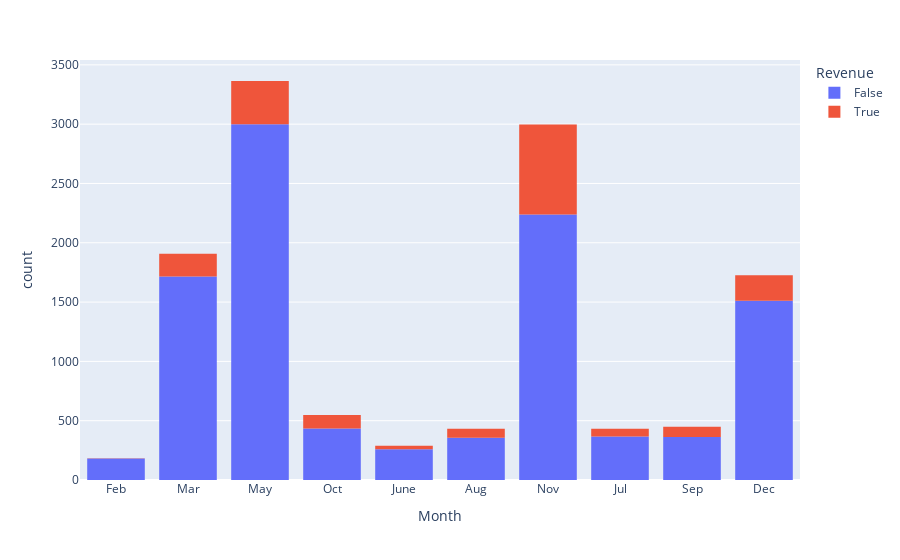
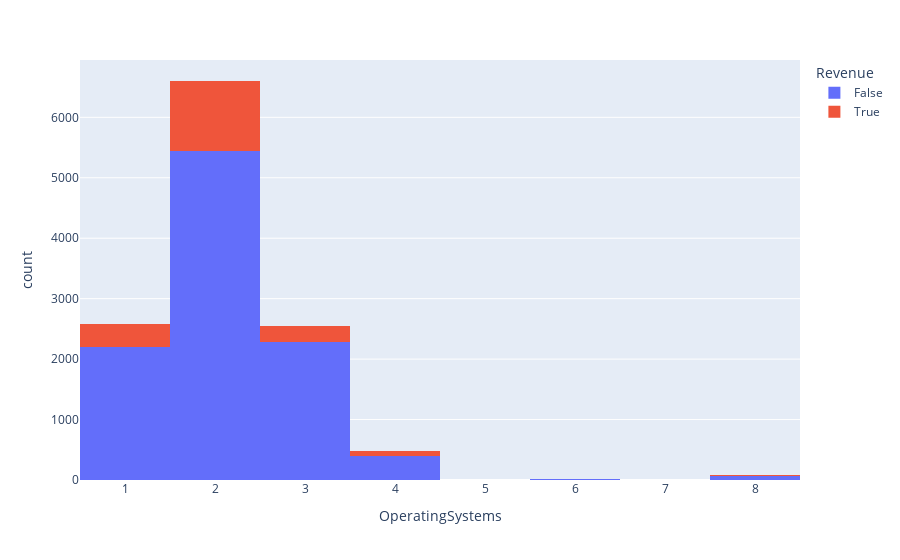
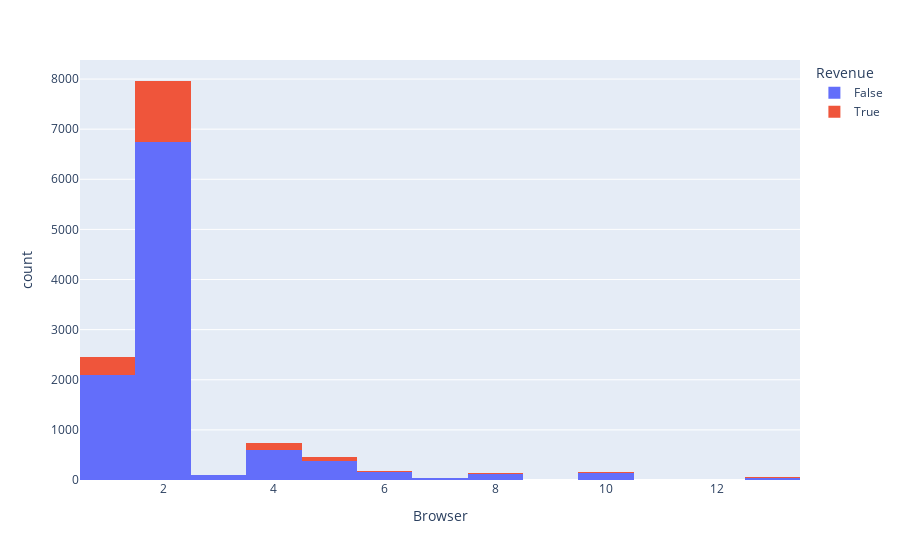
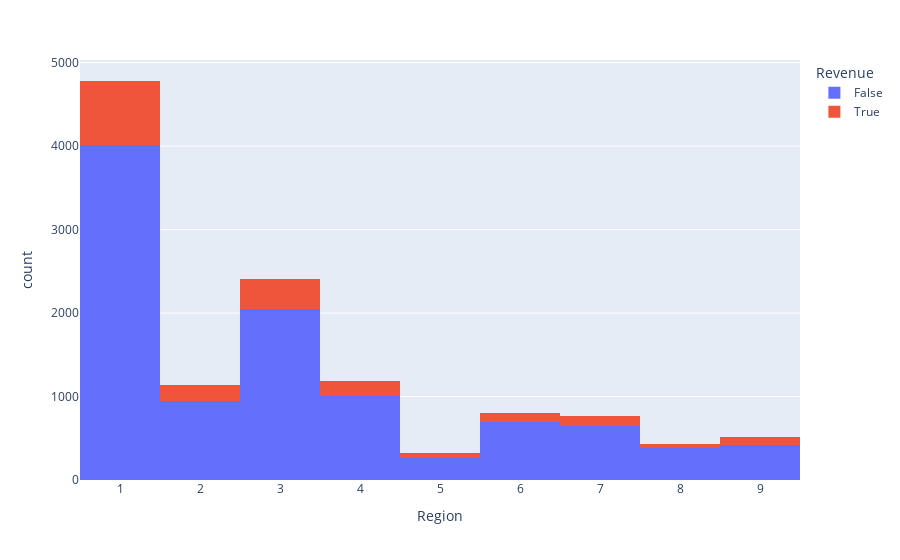

The cell these charts' notebook holds for them, in order:
### Markdown cell above
#### Visualizations

### Code cell
for each in categorical_feats:
    fig = px.histogram(df, x=each, color='Revenue')
    fig.show()

### Figure 1 — Plotly figure (JSON) as saved in the notebook; plotly's stock layout.template omitted (floating-point values rounded to 4 significant figures; data arrays with more than 128 entries replaced by an {"elided": "..."} marker saying what was removed)
{"data": [{"alignmentgroup": "True", "bingroup": "x", "hovertemplate": "Revenue=False<br>Month=%{x}<br>count=%{y}<extra></extra>", "legendgroup": "False", "marker": {"color": "#636efa"}, "name": "False", "offsetgroup": "False", "orientation": "v", "showlegend": true, "type": "histogram", "x": {"elided": "10422 str values"}, "xaxis": "x", "yaxis": "y"}, {"alignmentgroup": "True", "bingroup": "x", "hovertemplate": "Revenue=True<br>Month=%{x}<br>count=%{y}<extra></extra>", "legendgroup": "True", "marker": {"color": "#EF553B"}, "name": "True", "offsetgroup": "True", "orientation": "v", "showlegend": true, "type": "histogram", "x": {"elided": "1908 str values"}, "xaxis": "x", "yaxis": "y"}], "layout": {"barmode": "relative", "legend": {"title": {"text": "Revenue"}, "tracegroupgap": 0}, "margin": {"t": 60}, "xaxis": {"anchor": "y", "domain": [0, 1], "title": {"text": "Month"}}, "yaxis": {"anchor": "x", "domain": [0, 1], "title": {"text": "count"}}}}

### Figure 2 — Plotly figure (JSON) as saved in the notebook; plotly's stock layout.template omitted (floating-point values rounded to 4 significant figures; data arrays with more than 128 entries replaced by an {"elided": "..."} marker saying what was removed)
{"data": [{"alignmentgroup": "True", "bingroup": "x", "hovertemplate": "Revenue=False<br>OperatingSystems=%{x}<br>count=%{y}<extra></extra>", "legendgroup": "False", "marker": {"color": "#636efa"}, "name": "False", "offsetgroup": "False", "orientation": "v", "showlegend": true, "type": "histogram", "x": {"elided": "10422 int values"}, "xaxis": "x", "yaxis": "y"}, {"alignmentgroup": "True", "bingroup": "x", "hovertemplate": "Revenue=True<br>OperatingSystems=%{x}<br>count=%{y}<extra></extra>", "legendgroup": "True", "marker": {"color": "#EF553B"}, "name": "True", "offsetgroup": "True", "orientation": "v", "showlegend": true, "type": "histogram", "x": {"elided": "1908 int values"}, "xaxis": "x", "yaxis": "y"}], "layout": {"barmode": "relative", "legend": {"title": {"text": "Revenue"}, "tracegroupgap": 0}, "margin": {"t": 60}, "xaxis": {"anchor": "y", "domain": [0, 1], "title": {"text": "OperatingSystems"}}, "yaxis": {"anchor": "x", "domain": [0, 1], "title": {"text": "count"}}}}

### Figure 3 — Plotly figure (JSON) as saved in the notebook; plotly's stock layout.template omitted (floating-point values rounded to 4 significant figures; data arrays with more than 128 entries replaced by an {"elided": "..."} marker saying what was removed)
{"data": [{"alignmentgroup": "True", "bingroup": "x", "hovertemplate": "Revenue=False<br>Browser=%{x}<br>count=%{y}<extra></extra>", "legendgroup": "False", "marker": {"color": "#636efa"}, "name": "False", "offsetgroup": "False", "orientation": "v", "showlegend": true, "type": "histogram", "x": {"elided": "10422 int values"}, "xaxis": "x", "yaxis": "y"}, {"alignmentgroup": "True", "bingroup": "x", "hovertemplate": "Revenue=True<br>Browser=%{x}<br>count=%{y}<extra></extra>", "legendgroup": "True", "marker": {"color": "#EF553B"}, "name": "True", "offsetgroup": "True", "orientation": "v", "showlegend": true, "type": "histogram", "x": {"elided": "1908 int values"}, "xaxis": "x", "yaxis": "y"}], "layout": {"barmode": "relative", "legend": {"title": {"text": "Revenue"}, "tracegroupgap": 0}, "margin": {"t": 60}, "xaxis": {"anchor": "y", "domain": [0, 1], "title": {"text": "Browser"}}, "yaxis": {"anchor": "x", "domain": [0, 1], "title": {"text": "count"}}}}

### Figure 4 — Plotly figure (JSON) as saved in the notebook; plotly's stock layout.template omitted (floating-point values rounded to 4 significant figures; data arrays with more than 128 entries replaced by an {"elided": "..."} marker saying what was removed)
{"data": [{"alignmentgroup": "True", "bingroup": "x", "hovertemplate": "Revenue=False<br>Region=%{x}<br>count=%{y}<extra></extra>", "legendgroup": "False", "marker": {"color": "#636efa"}, "name": "False", "offsetgroup": "False", "orientation": "v", "showlegend": true, "type": "histogram", "x": {"elided": "10422 int values"}, "xaxis": "x", "yaxis": "y"}, {"alignmentgroup": "True", "bingroup": "x", "hovertemplate": "Revenue=True<br>Region=%{x}<br>count=%{y}<extra></extra>", "legendgroup": "True", "marker": {"color": "#EF553B"}, "name": "True", "offsetgroup": "True", "orientation": "v", "showlegend": true, "type": "histogram", "x": {"elided": "1908 int values"}, "xaxis": "x", "yaxis": "y"}], "layout": {"barmode": "relative", "legend": {"title": {"text": "Revenue"}, "tracegroupgap": 0}, "margin": {"t": 60}, "xaxis": {"anchor": "y", "domain": [0, 1], "title": {"text": "Region"}}, "yaxis": {"anchor": "x", "domain": [0, 1], "title": {"text": "count"}}}}
